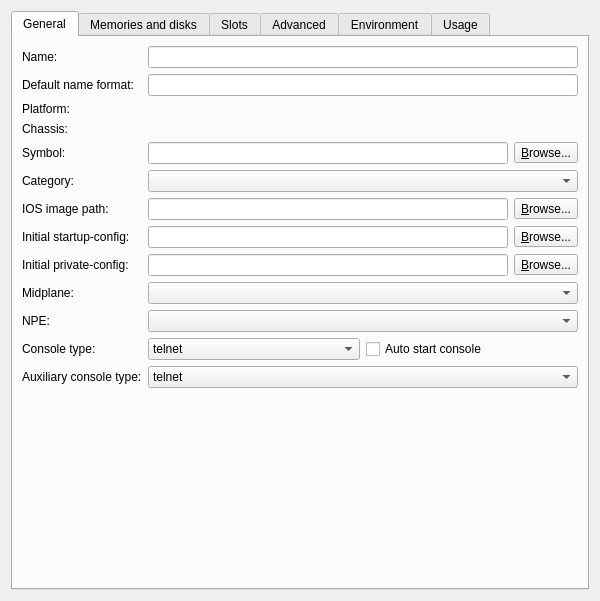
<?xml version="1.0" encoding="UTF-8"?>
<ui version="4.0">
 <class>iosRouterConfigPageWidget</class>
 <widget class="QWidget" name="iosRouterConfigPageWidget">
  <property name="geometry">
   <rect>
    <x>0</x>
    <y>0</y>
    <width>600</width>
    <height>601</height>
   </rect>
  </property>
  <property name="windowTitle">
   <string>Dynamips IOS router template configuration</string>
  </property>
  <layout class="QVBoxLayout">
   <item>
    <widget class="QTabWidget" name="uiTabWidget">
     <property name="currentIndex">
      <number>0</number>
     </property>
     <widget class="QWidget" name="uiGeneralPageWidget">
      <attribute name="title">
       <string>General</string>
      </attribute>
      <layout class="QGridLayout" name="gridLayout_2">
       <item row="4" column="2">
        <layout class="QHBoxLayout" name="horizontalLayout_7">
         <item>
          <widget class="QLineEdit" name="uiSymbolLineEdit"/>
         </item>
         <item>
          <widget class="QToolButton" name="uiSymbolToolButton">
           <property name="text">
            <string>&amp;Browse...</string>
           </property>
           <property name="toolButtonStyle">
            <enum>Qt::ToolButtonTextOnly</enum>
           </property>
          </widget>
         </item>
        </layout>
       </item>
       <item row="2" column="2">
        <widget class="QLabel" name="uiPlatformTextLabel">
         <property name="text">
          <string/>
         </property>
        </widget>
       </item>
       <item row="6" column="0" colspan="2">
        <widget class="QLabel" name="uiIOSImageLabel">
         <property name="text">
          <string>IOS image path:</string>
         </property>
        </widget>
       </item>
       <item row="2" column="0">
        <widget class="QLabel" name="uiPlatformLabel">
         <property name="text">
          <string>Platform:</string>
         </property>
        </widget>
       </item>
       <item row="0" column="2">
        <widget class="QLineEdit" name="uiNameLineEdit"/>
       </item>
       <item row="11" column="0" colspan="2">
        <widget class="QLabel" name="uiConsoleTypeLabel">
         <property name="text">
          <string>Console type:</string>
         </property>
        </widget>
       </item>
       <item row="4" column="0">
        <widget class="QLabel" name="uiSymbolLabel">
         <property name="text">
          <string>Symbol:</string>
         </property>
        </widget>
       </item>
       <item row="8" column="0" colspan="2">
        <widget class="QLabel" name="uiPrivateConfigLabel">
         <property name="text">
          <string>Initial private-config:</string>
         </property>
        </widget>
       </item>
       <item row="9" column="2">
        <widget class="QComboBox" name="uiMidplaneComboBox">
         <property name="enabled">
          <bool>true</bool>
         </property>
         <property name="sizePolicy">
          <sizepolicy hsizetype="Expanding" vsizetype="Fixed">
           <horstretch>0</horstretch>
           <verstretch>0</verstretch>
          </sizepolicy>
         </property>
        </widget>
       </item>
       <item row="10" column="2">
        <widget class="QComboBox" name="uiNPEComboBox">
         <property name="enabled">
          <bool>true</bool>
         </property>
         <property name="sizePolicy">
          <sizepolicy hsizetype="Expanding" vsizetype="Fixed">
           <horstretch>0</horstretch>
           <verstretch>0</verstretch>
          </sizepolicy>
         </property>
        </widget>
       </item>
       <item row="6" column="2">
        <layout class="QHBoxLayout" name="horizontalLayout_5">
         <item>
          <widget class="QLineEdit" name="uiIOSImageLineEdit"/>
         </item>
         <item>
          <widget class="QToolButton" name="uiIOSImageToolButton">
           <property name="text">
            <string>&amp;Browse...</string>
           </property>
           <property name="toolButtonStyle">
            <enum>Qt::ToolButtonTextOnly</enum>
           </property>
          </widget>
         </item>
        </layout>
       </item>
       <item row="10" column="0">
        <widget class="QLabel" name="uiNPELabel">
         <property name="text">
          <string>NPE:</string>
         </property>
        </widget>
       </item>
       <item row="7" column="0" colspan="2">
        <widget class="QLabel" name="uiStartupConfigLabel">
         <property name="text">
          <string>Initial startup-config:</string>
         </property>
        </widget>
       </item>
       <item row="0" column="0">
        <widget class="QLabel" name="uiNameLabel">
         <property name="text">
          <string>Name:</string>
         </property>
        </widget>
       </item>
       <item row="3" column="0">
        <widget class="QLabel" name="uiChassisLabel">
         <property name="text">
          <string>Chassis:</string>
         </property>
        </widget>
       </item>
       <item row="8" column="2">
        <layout class="QHBoxLayout" name="horizontalLayout_6">
         <item>
          <widget class="QLineEdit" name="uiPrivateConfigLineEdit"/>
         </item>
         <item>
          <widget class="QToolButton" name="uiPrivateConfigToolButton">
           <property name="text">
            <string>&amp;Browse...</string>
           </property>
           <property name="toolButtonStyle">
            <enum>Qt::ToolButtonTextOnly</enum>
           </property>
          </widget>
         </item>
        </layout>
       </item>
       <item row="3" column="2">
        <widget class="QLabel" name="uiChassisTextLabel">
         <property name="text">
          <string/>
         </property>
        </widget>
       </item>
       <item row="5" column="2">
        <widget class="QComboBox" name="uiCategoryComboBox"/>
       </item>
       <item row="9" column="0">
        <widget class="QLabel" name="uiMidplaneLabel">
         <property name="text">
          <string>Midplane:</string>
         </property>
        </widget>
       </item>
       <item row="7" column="2">
        <layout class="QHBoxLayout" name="horizontalLayout_4">
         <item>
          <widget class="QLineEdit" name="uiStartupConfigLineEdit"/>
         </item>
         <item>
          <widget class="QToolButton" name="uiStartupConfigToolButton">
           <property name="text">
            <string>&amp;Browse...</string>
           </property>
           <property name="toolButtonStyle">
            <enum>Qt::ToolButtonTextOnly</enum>
           </property>
          </widget>
         </item>
        </layout>
       </item>
       <item row="1" column="0" colspan="2">
        <widget class="QLabel" name="uiDefaultNameFormatLabel">
         <property name="text">
          <string>Default name format:</string>
         </property>
        </widget>
       </item>
       <item row="1" column="2">
        <widget class="QLineEdit" name="uiDefaultNameFormatLineEdit"/>
       </item>
       <item row="11" column="2">
        <layout class="QHBoxLayout" name="horizontalLayout">
         <item>
          <widget class="QComboBox" name="uiConsoleTypeComboBox">
           <item>
            <property name="text">
             <string>telnet</string>
            </property>
           </item>
           <item>
            <property name="text">
             <string>none</string>
            </property>
           </item>
          </widget>
         </item>
         <item>
          <widget class="QCheckBox" name="uiConsoleAutoStartCheckBox">
           <property name="text">
            <string>Auto start console</string>
           </property>
          </widget>
         </item>
        </layout>
       </item>
       <item row="5" column="0">
        <widget class="QLabel" name="uiCategoryLabel">
         <property name="text">
          <string>Category:</string>
         </property>
        </widget>
       </item>
       <item row="13" column="0" colspan="3">
        <spacer>
         <property name="orientation">
          <enum>Qt::Vertical</enum>
         </property>
         <property name="sizeHint" stdset="0">
          <size>
           <width>263</width>
           <height>151</height>
          </size>
         </property>
        </spacer>
       </item>
       <item row="12" column="2">
        <widget class="QComboBox" name="uiAuxTypeComboBox">
         <item>
          <property name="text">
           <string>telnet</string>
          </property>
         </item>
         <item>
          <property name="text">
           <string>none</string>
          </property>
         </item>
        </widget>
       </item>
       <item row="12" column="0" colspan="2">
        <widget class="QLabel" name="uiAuxTypeLabel">
         <property name="text">
          <string>Auxiliary console type:</string>
         </property>
        </widget>
       </item>
      </layout>
     </widget>
     <widget class="QWidget" name="uiMemoriesPageWidget">
      <attribute name="title">
       <string>Memories and disks</string>
      </attribute>
      <layout class="QGridLayout" name="gridLayout_5">
       <property name="leftMargin">
        <number>10</number>
       </property>
       <property name="topMargin">
        <number>10</number>
       </property>
       <property name="rightMargin">
        <number>10</number>
       </property>
       <property name="bottomMargin">
        <number>10</number>
       </property>
       <item row="0" column="0">
        <widget class="QLabel" name="uiRamLabel">
         <property name="text">
          <string>RAM size:</string>
         </property>
        </widget>
       </item>
       <item row="0" column="1">
        <widget class="QSpinBox" name="uiRamSpinBox">
         <property name="sizePolicy">
          <sizepolicy hsizetype="Expanding" vsizetype="Fixed">
           <horstretch>0</horstretch>
           <verstretch>0</verstretch>
          </sizepolicy>
         </property>
         <property name="suffix">
          <string> MiB</string>
         </property>
         <property name="minimum">
          <number>32</number>
         </property>
         <property name="maximum">
          <number>65535</number>
         </property>
         <property name="singleStep">
          <number>32</number>
         </property>
         <property name="value">
          <number>128</number>
         </property>
        </widget>
       </item>
       <item row="1" column="0">
        <widget class="QLabel" name="uiNvramLabel">
         <property name="text">
          <string>NVRAM size:</string>
         </property>
        </widget>
       </item>
       <item row="1" column="1">
        <widget class="QSpinBox" name="uiNvramSpinBox">
         <property name="sizePolicy">
          <sizepolicy hsizetype="Expanding" vsizetype="Fixed">
           <horstretch>0</horstretch>
           <verstretch>0</verstretch>
          </sizepolicy>
         </property>
         <property name="suffix">
          <string> KiB</string>
         </property>
         <property name="minimum">
          <number>32</number>
         </property>
         <property name="maximum">
          <number>65535</number>
         </property>
         <property name="singleStep">
          <number>32</number>
         </property>
         <property name="value">
          <number>128</number>
         </property>
        </widget>
       </item>
       <item row="2" column="0">
        <widget class="QLabel" name="uiIomemLabel">
         <property name="text">
          <string>I/O memory :</string>
         </property>
        </widget>
       </item>
       <item row="2" column="1">
        <widget class="QSpinBox" name="uiIomemSpinBox">
         <property name="enabled">
          <bool>true</bool>
         </property>
         <property name="sizePolicy">
          <sizepolicy hsizetype="Expanding" vsizetype="Fixed">
           <horstretch>0</horstretch>
           <verstretch>0</verstretch>
          </sizepolicy>
         </property>
         <property name="suffix">
          <string> %</string>
         </property>
         <property name="maximum">
          <number>100</number>
         </property>
         <property name="singleStep">
          <number>5</number>
         </property>
         <property name="value">
          <number>5</number>
         </property>
        </widget>
       </item>
       <item row="3" column="0">
        <widget class="QLabel" name="uiDisk0Label">
         <property name="text">
          <string>PCMCIA disk0:</string>
         </property>
        </widget>
       </item>
       <item row="3" column="1">
        <widget class="QSpinBox" name="uiDisk0SpinBox">
         <property name="sizePolicy">
          <sizepolicy hsizetype="Expanding" vsizetype="Fixed">
           <horstretch>0</horstretch>
           <verstretch>0</verstretch>
          </sizepolicy>
         </property>
         <property name="suffix">
          <string> MiB</string>
         </property>
         <property name="maximum">
          <number>99999</number>
         </property>
         <property name="singleStep">
          <number>4</number>
         </property>
        </widget>
       </item>
       <item row="4" column="0">
        <widget class="QLabel" name="uiDisk1Label">
         <property name="text">
          <string>PCMCIA disk1:</string>
         </property>
        </widget>
       </item>
       <item row="4" column="1">
        <widget class="QSpinBox" name="uiDisk1SpinBox">
         <property name="sizePolicy">
          <sizepolicy hsizetype="Expanding" vsizetype="Fixed">
           <horstretch>0</horstretch>
           <verstretch>0</verstretch>
          </sizepolicy>
         </property>
         <property name="suffix">
          <string> MiB</string>
         </property>
         <property name="maximum">
          <number>99999</number>
         </property>
         <property name="singleStep">
          <number>4</number>
         </property>
        </widget>
       </item>
       <item row="5" column="0" colspan="2">
        <widget class="QCheckBox" name="uiAutoDeleteCheckBox">
         <property name="text">
          <string>Automatically delete NVRAM and disk files</string>
         </property>
        </widget>
       </item>
       <item row="6" column="0">
        <spacer>
         <property name="orientation">
          <enum>Qt::Vertical</enum>
         </property>
         <property name="sizeHint" stdset="0">
          <size>
           <width>20</width>
           <height>21</height>
          </size>
         </property>
        </spacer>
       </item>
      </layout>
     </widget>
     <widget class="QWidget" name="uiSlotsPageWidget">
      <attribute name="title">
       <string>Slots</string>
      </attribute>
      <layout class="QVBoxLayout" name="verticalLayout">
       <property name="leftMargin">
        <number>10</number>
       </property>
       <property name="topMargin">
        <number>10</number>
       </property>
       <property name="rightMargin">
        <number>10</number>
       </property>
       <property name="bottomMargin">
        <number>10</number>
       </property>
       <item>
        <widget class="QGroupBox" name="uiAdaptersGroupBox">
         <property name="title">
          <string>Adapters</string>
         </property>
         <layout class="QGridLayout" name="gridLayout">
          <item row="1" column="1">
           <widget class="QComboBox" name="uiSlot1comboBox"/>
          </item>
          <item row="0" column="0">
           <widget class="QLabel" name="uiSlot0Label">
            <property name="sizePolicy">
             <sizepolicy hsizetype="Fixed" vsizetype="Preferred">
              <horstretch>0</horstretch>
              <verstretch>0</verstretch>
             </sizepolicy>
            </property>
            <property name="text">
             <string>slot 0:</string>
            </property>
           </widget>
          </item>
          <item row="0" column="1">
           <widget class="QComboBox" name="uiSlot0comboBox"/>
          </item>
          <item row="1" column="0">
           <widget class="QLabel" name="uiSlot1Label">
            <property name="sizePolicy">
             <sizepolicy hsizetype="Fixed" vsizetype="Preferred">
              <horstretch>0</horstretch>
              <verstretch>0</verstretch>
             </sizepolicy>
            </property>
            <property name="text">
             <string>slot 1:</string>
            </property>
           </widget>
          </item>
          <item row="2" column="0">
           <widget class="QLabel" name="uiSlot2Label">
            <property name="sizePolicy">
             <sizepolicy hsizetype="Fixed" vsizetype="Preferred">
              <horstretch>0</horstretch>
              <verstretch>0</verstretch>
             </sizepolicy>
            </property>
            <property name="text">
             <string>slot 2:</string>
            </property>
           </widget>
          </item>
          <item row="2" column="1">
           <widget class="QComboBox" name="uiSlot2comboBox"/>
          </item>
          <item row="3" column="0">
           <widget class="QLabel" name="uiSlot3Label">
            <property name="sizePolicy">
             <sizepolicy hsizetype="Fixed" vsizetype="Preferred">
              <horstretch>0</horstretch>
              <verstretch>0</verstretch>
             </sizepolicy>
            </property>
            <property name="text">
             <string>slot 3:</string>
            </property>
           </widget>
          </item>
          <item row="3" column="1">
           <widget class="QComboBox" name="uiSlot3comboBox"/>
          </item>
          <item row="4" column="0">
           <widget class="QLabel" name="uiSlot4Label">
            <property name="sizePolicy">
             <sizepolicy hsizetype="Fixed" vsizetype="Preferred">
              <horstretch>0</horstretch>
              <verstretch>0</verstretch>
             </sizepolicy>
            </property>
            <property name="text">
             <string>slot 4:</string>
            </property>
           </widget>
          </item>
          <item row="4" column="1">
           <widget class="QComboBox" name="uiSlot4comboBox"/>
          </item>
          <item row="5" column="0">
           <widget class="QLabel" name="uiSlot5Label">
            <property name="sizePolicy">
             <sizepolicy hsizetype="Fixed" vsizetype="Preferred">
              <horstretch>0</horstretch>
              <verstretch>0</verstretch>
             </sizepolicy>
            </property>
            <property name="text">
             <string>slot 5:</string>
            </property>
           </widget>
          </item>
          <item row="5" column="1">
           <widget class="QComboBox" name="uiSlot5comboBox"/>
          </item>
          <item row="6" column="0">
           <widget class="QLabel" name="uiSlot6Label">
            <property name="sizePolicy">
             <sizepolicy hsizetype="Fixed" vsizetype="Preferred">
              <horstretch>0</horstretch>
              <verstretch>0</verstretch>
             </sizepolicy>
            </property>
            <property name="text">
             <string>slot 6:</string>
            </property>
           </widget>
          </item>
          <item row="6" column="1">
           <widget class="QComboBox" name="uiSlot6comboBox"/>
          </item>
         </layout>
        </widget>
       </item>
       <item>
        <widget class="QGroupBox" name="uiWicsGroupBox">
         <property name="title">
          <string>WICs</string>
         </property>
         <layout class="QGridLayout">
          <item row="0" column="0">
           <widget class="QLabel" name="uiWic0Label">
            <property name="sizePolicy">
             <sizepolicy hsizetype="Fixed" vsizetype="Preferred">
              <horstretch>0</horstretch>
              <verstretch>0</verstretch>
             </sizepolicy>
            </property>
            <property name="text">
             <string>wic 0:</string>
            </property>
           </widget>
          </item>
          <item row="0" column="1">
           <widget class="QComboBox" name="uiWic0comboBox"/>
          </item>
          <item row="1" column="0">
           <widget class="QLabel" name="uiWic1Label">
            <property name="sizePolicy">
             <sizepolicy hsizetype="Fixed" vsizetype="Preferred">
              <horstretch>0</horstretch>
              <verstretch>0</verstretch>
             </sizepolicy>
            </property>
            <property name="text">
             <string>wic 1:</string>
            </property>
           </widget>
          </item>
          <item row="1" column="1">
           <widget class="QComboBox" name="uiWic1comboBox"/>
          </item>
          <item row="2" column="0">
           <widget class="QLabel" name="uiWic2Label">
            <property name="sizePolicy">
             <sizepolicy hsizetype="Fixed" vsizetype="Preferred">
              <horstretch>0</horstretch>
              <verstretch>0</verstretch>
             </sizepolicy>
            </property>
            <property name="text">
             <string>wic 2:</string>
            </property>
           </widget>
          </item>
          <item row="2" column="1">
           <widget class="QComboBox" name="uiWic2comboBox"/>
          </item>
         </layout>
        </widget>
       </item>
       <item>
        <spacer>
         <property name="orientation">
          <enum>Qt::Vertical</enum>
         </property>
         <property name="sizeHint" stdset="0">
          <size>
           <width>325</width>
           <height>31</height>
          </size>
         </property>
        </spacer>
       </item>
      </layout>
     </widget>
     <widget class="QWidget" name="uiAdvancedPageWidget">
      <attribute name="title">
       <string>Advanced</string>
      </attribute>
      <layout class="QVBoxLayout" name="verticalLayout_4">
       <property name="leftMargin">
        <number>10</number>
       </property>
       <property name="topMargin">
        <number>10</number>
       </property>
       <property name="rightMargin">
        <number>10</number>
       </property>
       <property name="bottomMargin">
        <number>10</number>
       </property>
       <item>
        <widget class="QGroupBox" name="uiSystemGroupBox">
         <property name="title">
          <string>System</string>
         </property>
         <layout class="QGridLayout" name="gridLayout_6">
          <item row="0" column="1">
           <widget class="QLineEdit" name="uiSystemIdLineEdit"/>
          </item>
          <item row="0" column="0">
           <widget class="QLabel" name="label">
            <property name="text">
             <string>System ID:</string>
            </property>
           </widget>
          </item>
          <item row="1" column="0">
           <widget class="QLabel" name="uiBaseMacLabel">
            <property name="text">
             <string>Base MAC:</string>
            </property>
           </widget>
          </item>
          <item row="1" column="1">
           <widget class="QLineEdit" name="uiBaseMACLineEdit">
            <property name="sizePolicy">
             <sizepolicy hsizetype="Expanding" vsizetype="Fixed">
              <horstretch>0</horstretch>
              <verstretch>0</verstretch>
             </sizepolicy>
            </property>
            <property name="text">
             <string notr="true"/>
            </property>
           </widget>
          </item>
         </layout>
        </widget>
       </item>
       <item>
        <widget class="QGroupBox" name="uiOptimizationsGroupBox">
         <property name="title">
          <string>Optimisations</string>
         </property>
         <layout class="QGridLayout" name="gridLayout_4">
          <item row="3" column="0">
           <widget class="QLabel" name="uiExecAreaLabel">
            <property name="text">
             <string>Exec area:</string>
            </property>
           </widget>
          </item>
          <item row="3" column="1">
           <widget class="QSpinBox" name="uiExecAreaSpinBox">
            <property name="sizePolicy">
             <sizepolicy hsizetype="Expanding" vsizetype="Fixed">
              <horstretch>0</horstretch>
              <verstretch>0</verstretch>
             </sizepolicy>
            </property>
            <property name="suffix">
             <string> MiB</string>
            </property>
            <property name="maximum">
             <number>4096</number>
            </property>
            <property name="singleStep">
             <number>4</number>
            </property>
            <property name="value">
             <number>64</number>
            </property>
           </widget>
          </item>
          <item row="5" column="0" colspan="2">
           <widget class="QCheckBox" name="uiSparseMemoryCheckBox">
            <property name="text">
             <string>Enable sparse memory support</string>
            </property>
            <property name="checked">
             <bool>false</bool>
            </property>
           </widget>
          </item>
          <item row="0" column="0">
           <widget class="QLabel" name="uiIdlepcLabel">
            <property name="text">
             <string>Idle-PC:</string>
            </property>
           </widget>
          </item>
          <item row="0" column="1">
           <widget class="QLineEdit" name="uiIdlepcLineEdit"/>
          </item>
          <item row="1" column="0">
           <widget class="QLabel" name="uiIdlemaxLabel">
            <property name="text">
             <string>Idlemax:</string>
            </property>
           </widget>
          </item>
          <item row="1" column="1">
           <widget class="QSpinBox" name="uiIdlemaxSpinBox">
            <property name="minimum">
             <number>100</number>
            </property>
            <property name="maximum">
             <number>10000</number>
            </property>
            <property name="singleStep">
             <number>100</number>
            </property>
            <property name="value">
             <number>500</number>
            </property>
           </widget>
          </item>
          <item row="2" column="0">
           <widget class="QLabel" name="uiIdlesleepLabel">
            <property name="text">
             <string>Idlesleep:</string>
            </property>
           </widget>
          </item>
          <item row="4" column="0" colspan="2">
           <widget class="QCheckBox" name="uiMmapCheckBox">
            <property name="text">
             <string>Enable mmap support</string>
            </property>
            <property name="checked">
             <bool>true</bool>
            </property>
           </widget>
          </item>
          <item row="2" column="1">
           <widget class="QSpinBox" name="uiIdlesleepSpinBox">
            <property name="suffix">
             <string> ms</string>
            </property>
            <property name="minimum">
             <number>1</number>
            </property>
            <property name="maximum">
             <number>500</number>
            </property>
            <property name="singleStep">
             <number>10</number>
            </property>
            <property name="value">
             <number>30</number>
            </property>
           </widget>
          </item>
         </layout>
        </widget>
       </item>
       <item>
        <spacer>
         <property name="orientation">
          <enum>Qt::Vertical</enum>
         </property>
         <property name="sizeHint" stdset="0">
          <size>
           <width>304</width>
           <height>251</height>
          </size>
         </property>
        </spacer>
       </item>
      </layout>
     </widget>
     <widget class="QWidget" name="uiEnvironmentPageWidget">
      <attribute name="title">
       <string>Environment</string>
      </attribute>
      <layout class="QVBoxLayout" name="verticalLayout_3">
       <property name="leftMargin">
        <number>10</number>
       </property>
       <property name="topMargin">
        <number>10</number>
       </property>
       <property name="rightMargin">
        <number>10</number>
       </property>
       <property name="bottomMargin">
        <number>10</number>
       </property>
       <item>
        <widget class="QGroupBox" name="uiPowerSuppliesGroupBox">
         <property name="title">
          <string>Power supplies</string>
         </property>
         <layout class="QGridLayout" name="gridLayout_7">
          <item row="1" column="0">
           <widget class="QLabel" name="uiPowerSupply2Label">
            <property name="text">
             <string>Power supply 2:</string>
            </property>
           </widget>
          </item>
          <item row="0" column="1">
           <widget class="QComboBox" name="uiPowerSupply1ComboBox">
            <property name="sizePolicy">
             <sizepolicy hsizetype="Expanding" vsizetype="Fixed">
              <horstretch>0</horstretch>
              <verstretch>0</verstretch>
             </sizepolicy>
            </property>
            <property name="currentIndex">
             <number>1</number>
            </property>
            <item>
             <property name="text">
              <string>on</string>
             </property>
            </item>
            <item>
             <property name="text">
              <string>off</string>
             </property>
            </item>
           </widget>
          </item>
          <item row="0" column="0">
           <widget class="QLabel" name="uiPowerSupply1Label">
            <property name="text">
             <string>Power supply 1:</string>
            </property>
           </widget>
          </item>
          <item row="1" column="1">
           <widget class="QComboBox" name="uiPowerSupply2ComboBox">
            <property name="sizePolicy">
             <sizepolicy hsizetype="Expanding" vsizetype="Fixed">
              <horstretch>0</horstretch>
              <verstretch>0</verstretch>
             </sizepolicy>
            </property>
            <property name="currentIndex">
             <number>1</number>
            </property>
            <item>
             <property name="text">
              <string>on</string>
             </property>
            </item>
            <item>
             <property name="text">
              <string>off</string>
             </property>
            </item>
           </widget>
          </item>
         </layout>
        </widget>
       </item>
       <item>
        <widget class="QGroupBox" name="uiSensorsGroupBox">
         <property name="title">
          <string>Temperature sensors</string>
         </property>
         <layout class="QGridLayout" name="gridLayout_3">
          <item row="0" column="0">
           <widget class="QLabel" name="uiSensor1Label">
            <property name="text">
             <string>I/0 controller inlet:</string>
            </property>
           </widget>
          </item>
          <item row="0" column="1">
           <widget class="QSpinBox" name="uiSensor1SpinBox">
            <property name="sizePolicy">
             <sizepolicy hsizetype="Expanding" vsizetype="Fixed">
              <horstretch>0</horstretch>
              <verstretch>0</verstretch>
             </sizepolicy>
            </property>
            <property name="suffix">
             <string> C</string>
            </property>
            <property name="maximum">
             <number>100</number>
            </property>
           </widget>
          </item>
          <item row="1" column="0">
           <widget class="QLabel" name="uiSensor2Label">
            <property name="text">
             <string>I/0 controller outlet:</string>
            </property>
           </widget>
          </item>
          <item row="1" column="1">
           <widget class="QSpinBox" name="uiSensor2SpinBox">
            <property name="sizePolicy">
             <sizepolicy hsizetype="Expanding" vsizetype="Fixed">
              <horstretch>0</horstretch>
              <verstretch>0</verstretch>
             </sizepolicy>
            </property>
            <property name="suffix">
             <string> C</string>
            </property>
            <property name="maximum">
             <number>100</number>
            </property>
           </widget>
          </item>
          <item row="2" column="0">
           <widget class="QLabel" name="uiSensor3Label">
            <property name="text">
             <string>NPE inlet:</string>
            </property>
           </widget>
          </item>
          <item row="2" column="1">
           <widget class="QSpinBox" name="uiSensor3SpinBox">
            <property name="sizePolicy">
             <sizepolicy hsizetype="Expanding" vsizetype="Fixed">
              <horstretch>0</horstretch>
              <verstretch>0</verstretch>
             </sizepolicy>
            </property>
            <property name="suffix">
             <string> C</string>
            </property>
            <property name="maximum">
             <number>100</number>
            </property>
           </widget>
          </item>
          <item row="3" column="0">
           <widget class="QLabel" name="uiSensor4Label">
            <property name="text">
             <string>NPE outlet:</string>
            </property>
           </widget>
          </item>
          <item row="3" column="1">
           <widget class="QSpinBox" name="uiSensor4SpinBox">
            <property name="sizePolicy">
             <sizepolicy hsizetype="Expanding" vsizetype="Fixed">
              <horstretch>0</horstretch>
              <verstretch>0</verstretch>
             </sizepolicy>
            </property>
            <property name="suffix">
             <string> C</string>
            </property>
            <property name="maximum">
             <number>100</number>
            </property>
           </widget>
          </item>
         </layout>
        </widget>
       </item>
       <item>
        <spacer name="verticalSpacer">
         <property name="orientation">
          <enum>Qt::Vertical</enum>
         </property>
         <property name="sizeHint" stdset="0">
          <size>
           <width>20</width>
           <height>194</height>
          </size>
         </property>
        </spacer>
       </item>
      </layout>
     </widget>
     <widget class="QWidget" name="uiUsageTab">
      <attribute name="title">
       <string>Usage</string>
      </attribute>
      <layout class="QVBoxLayout" name="verticalLayout_2">
       <item>
        <widget class="QPlainTextEdit" name="uiUsageTextEdit"/>
       </item>
      </layout>
     </widget>
    </widget>
   </item>
  </layout>
 </widget>
 <tabstops>
  <tabstop>uiMidplaneComboBox</tabstop>
  <tabstop>uiNPEComboBox</tabstop>
  <tabstop>uiSlot0comboBox</tabstop>
  <tabstop>uiSlot1comboBox</tabstop>
  <tabstop>uiSlot2comboBox</tabstop>
  <tabstop>uiSlot3comboBox</tabstop>
  <tabstop>uiSlot4comboBox</tabstop>
  <tabstop>uiSlot5comboBox</tabstop>
  <tabstop>uiSlot6comboBox</tabstop>
  <tabstop>uiWic0comboBox</tabstop>
  <tabstop>uiWic1comboBox</tabstop>
  <tabstop>uiWic2comboBox</tabstop>
  <tabstop>uiBaseMACLineEdit</tabstop>
  <tabstop>uiExecAreaSpinBox</tabstop>
 </tabstops>
 <resources/>
 <connections/>
</ui>
